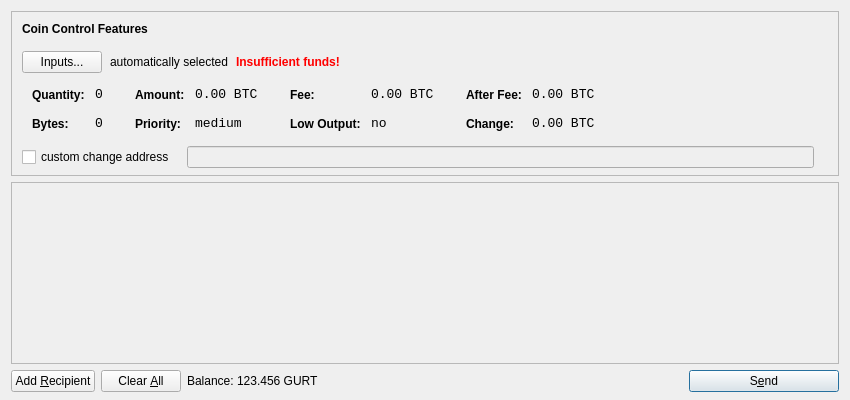
<?xml version="1.0" encoding="UTF-8"?>
<ui version="4.0">
 <class>SendCoinsDialog</class>
 <widget class="QDialog" name="SendCoinsDialog">
  <property name="geometry">
   <rect>
    <x>0</x>
    <y>0</y>
    <width>850</width>
    <height>400</height>
   </rect>
  </property>
  <property name="windowTitle">
   <string>Send Coins</string>
  </property>
  <layout class="QVBoxLayout" name="verticalLayout" stretch="0,1,0">
   <property name="bottomMargin">
    <number>8</number>
   </property>
   <item>
    <widget class="QFrame" name="frameCoinControl">
     <property name="sizePolicy">
      <sizepolicy hsizetype="Expanding" vsizetype="Expanding">
       <horstretch>0</horstretch>
       <verstretch>0</verstretch>
      </sizepolicy>
     </property>
     <property name="maximumSize">
      <size>
       <width>16777215</width>
       <height>16777215</height>
      </size>
     </property>
     <property name="frameShape">
      <enum>QFrame::StyledPanel</enum>
     </property>
     <property name="frameShadow">
      <enum>QFrame::Sunken</enum>
     </property>
     <layout class="QVBoxLayout" name="verticalLayoutCoinControl2">
      <property name="spacing">
       <number>-1</number>
      </property>
      <property name="leftMargin">
       <number>0</number>
      </property>
      <property name="topMargin">
       <number>0</number>
      </property>
      <property name="rightMargin">
       <number>0</number>
      </property>
      <property name="bottomMargin">
       <number>6</number>
      </property>
      <item>
       <layout class="QVBoxLayout" name="verticalLayoutCoinControl" stretch="0,0,0,0,1">
        <property name="spacing">
         <number>0</number>
        </property>
        <property name="leftMargin">
         <number>10</number>
        </property>
        <property name="topMargin">
         <number>10</number>
        </property>
        <item>
         <layout class="QHBoxLayout" name="horizontalLayoutCoinControl1">
          <property name="bottomMargin">
           <number>15</number>
          </property>
          <item>
           <widget class="QLabel" name="labelCoinControlFeatures">
            <property name="sizePolicy">
             <sizepolicy hsizetype="Preferred" vsizetype="Maximum">
              <horstretch>0</horstretch>
              <verstretch>0</verstretch>
             </sizepolicy>
            </property>
            <property name="font">
             <font>
              <weight>75</weight>
              <bold>true</bold>
             </font>
            </property>
            <property name="styleSheet">
             <string notr="true">font-weight:bold;</string>
            </property>
            <property name="text">
             <string>Coin Control Features</string>
            </property>
           </widget>
          </item>
         </layout>
        </item>
        <item>
         <layout class="QHBoxLayout" name="horizontalLayoutCoinControl2" stretch="0,0,0,0">
          <property name="spacing">
           <number>8</number>
          </property>
          <property name="bottomMargin">
           <number>10</number>
          </property>
          <item>
           <widget class="QPushButton" name="pushButtonCoinControl">
            <property name="styleSheet">
             <string notr="true"/>
            </property>
            <property name="text">
             <string>Inputs...</string>
            </property>
           </widget>
          </item>
          <item>
           <widget class="QLabel" name="labelCoinControlAutomaticallySelected">
            <property name="text">
             <string>automatically selected</string>
            </property>
            <property name="margin">
             <number>5</number>
            </property>
           </widget>
          </item>
          <item>
           <widget class="QLabel" name="labelCoinControlInsuffFunds">
            <property name="font">
             <font>
              <weight>75</weight>
              <bold>true</bold>
             </font>
            </property>
            <property name="styleSheet">
             <string notr="true">color:red;font-weight:bold;</string>
            </property>
            <property name="text">
             <string>Insufficient funds!</string>
            </property>
            <property name="margin">
             <number>5</number>
            </property>
           </widget>
          </item>
          <item>
           <spacer name="horizontalSpacerCoinControl">
            <property name="orientation">
             <enum>Qt::Horizontal</enum>
            </property>
            <property name="sizeHint" stdset="0">
             <size>
              <width>40</width>
              <height>1</height>
             </size>
            </property>
           </spacer>
          </item>
         </layout>
        </item>
        <item>
         <widget class="QWidget" name="widgetCoinControl" native="true">
          <property name="sizePolicy">
           <sizepolicy hsizetype="Preferred" vsizetype="Preferred">
            <horstretch>0</horstretch>
            <verstretch>0</verstretch>
           </sizepolicy>
          </property>
          <property name="minimumSize">
           <size>
            <width>0</width>
            <height>0</height>
           </size>
          </property>
          <property name="styleSheet">
           <string notr="true"/>
          </property>
          <layout class="QHBoxLayout" name="horizontalLayoutCoinControl5">
           <property name="margin">
            <number>0</number>
           </property>
           <item>
            <layout class="QHBoxLayout" name="horizontalLayoutCoinControl3" stretch="0,0,0,1">
             <property name="spacing">
              <number>20</number>
             </property>
             <property name="topMargin">
              <number>0</number>
             </property>
             <property name="bottomMargin">
              <number>10</number>
             </property>
             <item>
              <layout class="QFormLayout" name="formLayoutCoinControl1">
               <property name="horizontalSpacing">
                <number>10</number>
               </property>
               <property name="verticalSpacing">
                <number>14</number>
               </property>
               <property name="leftMargin">
                <number>10</number>
               </property>
               <property name="topMargin">
                <number>4</number>
               </property>
               <property name="rightMargin">
                <number>6</number>
               </property>
               <item row="0" column="0">
                <widget class="QLabel" name="labelCoinControlQuantityText">
                 <property name="styleSheet">
                  <string notr="true">font-weight:bold;</string>
                 </property>
                 <property name="text">
                  <string>Quantity:</string>
                 </property>
                 <property name="margin">
                  <number>0</number>
                 </property>
                </widget>
               </item>
               <item row="0" column="1">
                <widget class="QLabel" name="labelCoinControlQuantity">
                 <property name="font">
                  <font>
                   <family>Monospace</family>
                   <pointsize>10</pointsize>
                  </font>
                 </property>
                 <property name="cursor">
                  <cursorShape>IBeamCursor</cursorShape>
                 </property>
                 <property name="contextMenuPolicy">
                  <enum>Qt::ActionsContextMenu</enum>
                 </property>
                 <property name="text">
                  <string notr="true">0</string>
                 </property>
                 <property name="margin">
                  <number>0</number>
                 </property>
                 <property name="textInteractionFlags">
                  <set>Qt::LinksAccessibleByMouse|Qt::TextSelectableByKeyboard|Qt::TextSelectableByMouse</set>
                 </property>
                </widget>
               </item>
               <item row="1" column="0">
                <widget class="QLabel" name="labelCoinControlBytesText">
                 <property name="styleSheet">
                  <string notr="true">font-weight:bold;</string>
                 </property>
                 <property name="text">
                  <string>Bytes:</string>
                 </property>
                </widget>
               </item>
               <item row="1" column="1">
                <widget class="QLabel" name="labelCoinControlBytes">
                 <property name="font">
                  <font>
                   <family>Monospace</family>
                   <pointsize>10</pointsize>
                  </font>
                 </property>
                 <property name="cursor">
                  <cursorShape>IBeamCursor</cursorShape>
                 </property>
                 <property name="contextMenuPolicy">
                  <enum>Qt::ActionsContextMenu</enum>
                 </property>
                 <property name="text">
                  <string notr="true">0</string>
                 </property>
                 <property name="textInteractionFlags">
                  <set>Qt::LinksAccessibleByMouse|Qt::TextSelectableByKeyboard|Qt::TextSelectableByMouse</set>
                 </property>
                </widget>
               </item>
              </layout>
             </item>
             <item>
              <layout class="QFormLayout" name="formLayoutCoinControl2">
               <property name="horizontalSpacing">
                <number>10</number>
               </property>
               <property name="verticalSpacing">
                <number>14</number>
               </property>
               <property name="leftMargin">
                <number>6</number>
               </property>
               <property name="topMargin">
                <number>4</number>
               </property>
               <property name="rightMargin">
                <number>6</number>
               </property>
               <item row="0" column="0">
                <widget class="QLabel" name="labelCoinControlAmountText">
                 <property name="styleSheet">
                  <string notr="true">font-weight:bold;</string>
                 </property>
                 <property name="text">
                  <string>Amount:</string>
                 </property>
                 <property name="margin">
                  <number>0</number>
                 </property>
                </widget>
               </item>
               <item row="0" column="1">
                <widget class="QLabel" name="labelCoinControlAmount">
                 <property name="font">
                  <font>
                   <family>Monospace</family>
                   <pointsize>10</pointsize>
                  </font>
                 </property>
                 <property name="cursor">
                  <cursorShape>IBeamCursor</cursorShape>
                 </property>
                 <property name="contextMenuPolicy">
                  <enum>Qt::ActionsContextMenu</enum>
                 </property>
                 <property name="text">
                  <string notr="true">0.00 BTC</string>
                 </property>
                 <property name="textInteractionFlags">
                  <set>Qt::LinksAccessibleByMouse|Qt::TextSelectableByKeyboard|Qt::TextSelectableByMouse</set>
                 </property>
                </widget>
               </item>
               <item row="1" column="0">
                <widget class="QLabel" name="labelCoinControlPriorityText">
                 <property name="styleSheet">
                  <string notr="true">font-weight:bold;</string>
                 </property>
                 <property name="text">
                  <string>Priority:</string>
                 </property>
                </widget>
               </item>
               <item row="1" column="1">
                <widget class="QLabel" name="labelCoinControlPriority">
                 <property name="font">
                  <font>
                   <family>Monospace</family>
                   <pointsize>10</pointsize>
                  </font>
                 </property>
                 <property name="cursor">
                  <cursorShape>IBeamCursor</cursorShape>
                 </property>
                 <property name="contextMenuPolicy">
                  <enum>Qt::ActionsContextMenu</enum>
                 </property>
                 <property name="text">
                  <string>medium</string>
                 </property>
                 <property name="textInteractionFlags">
                  <set>Qt::LinksAccessibleByMouse|Qt::TextSelectableByKeyboard|Qt::TextSelectableByMouse</set>
                 </property>
                </widget>
               </item>
              </layout>
             </item>
             <item>
              <layout class="QFormLayout" name="formLayoutCoinControl3">
               <property name="horizontalSpacing">
                <number>10</number>
               </property>
               <property name="verticalSpacing">
                <number>14</number>
               </property>
               <property name="leftMargin">
                <number>6</number>
               </property>
               <property name="topMargin">
                <number>4</number>
               </property>
               <property name="rightMargin">
                <number>6</number>
               </property>
               <item row="0" column="0">
                <widget class="QLabel" name="labelCoinControlFeeText">
                 <property name="styleSheet">
                  <string notr="true">font-weight:bold;</string>
                 </property>
                 <property name="text">
                  <string>Fee:</string>
                 </property>
                 <property name="margin">
                  <number>0</number>
                 </property>
                </widget>
               </item>
               <item row="0" column="1">
                <widget class="QLabel" name="labelCoinControlFee">
                 <property name="font">
                  <font>
                   <family>Monospace</family>
                   <pointsize>10</pointsize>
                  </font>
                 </property>
                 <property name="cursor">
                  <cursorShape>IBeamCursor</cursorShape>
                 </property>
                 <property name="contextMenuPolicy">
                  <enum>Qt::ActionsContextMenu</enum>
                 </property>
                 <property name="text">
                  <string notr="true">0.00 BTC</string>
                 </property>
                 <property name="textInteractionFlags">
                  <set>Qt::LinksAccessibleByMouse|Qt::TextSelectableByKeyboard|Qt::TextSelectableByMouse</set>
                 </property>
                </widget>
               </item>
               <item row="1" column="0">
                <widget class="QLabel" name="labelCoinControlLowOutputText">
                 <property name="styleSheet">
                  <string notr="true">font-weight:bold;</string>
                 </property>
                 <property name="text">
                  <string>Low Output:</string>
                 </property>
                </widget>
               </item>
               <item row="1" column="1">
                <widget class="QLabel" name="labelCoinControlLowOutput">
                 <property name="font">
                  <font>
                   <family>Monospace</family>
                   <pointsize>10</pointsize>
                  </font>
                 </property>
                 <property name="cursor">
                  <cursorShape>IBeamCursor</cursorShape>
                 </property>
                 <property name="contextMenuPolicy">
                  <enum>Qt::ActionsContextMenu</enum>
                 </property>
                 <property name="text">
                  <string>no</string>
                 </property>
                 <property name="textInteractionFlags">
                  <set>Qt::LinksAccessibleByMouse|Qt::TextSelectableByKeyboard|Qt::TextSelectableByMouse</set>
                 </property>
                </widget>
               </item>
              </layout>
             </item>
             <item>
              <layout class="QFormLayout" name="formLayoutCoinControl4">
               <property name="horizontalSpacing">
                <number>10</number>
               </property>
               <property name="verticalSpacing">
                <number>14</number>
               </property>
               <property name="leftMargin">
                <number>6</number>
               </property>
               <property name="topMargin">
                <number>4</number>
               </property>
               <property name="rightMargin">
                <number>6</number>
               </property>
               <item row="0" column="0">
                <widget class="QLabel" name="labelCoinControlAfterFeeText">
                 <property name="styleSheet">
                  <string notr="true">font-weight:bold;</string>
                 </property>
                 <property name="text">
                  <string>After Fee:</string>
                 </property>
                 <property name="margin">
                  <number>0</number>
                 </property>
                </widget>
               </item>
               <item row="0" column="1">
                <widget class="QLabel" name="labelCoinControlAfterFee">
                 <property name="font">
                  <font>
                   <family>Monospace</family>
                   <pointsize>10</pointsize>
                  </font>
                 </property>
                 <property name="cursor">
                  <cursorShape>IBeamCursor</cursorShape>
                 </property>
                 <property name="contextMenuPolicy">
                  <enum>Qt::ActionsContextMenu</enum>
                 </property>
                 <property name="text">
                  <string notr="true">0.00 BTC</string>
                 </property>
                 <property name="textInteractionFlags">
                  <set>Qt::LinksAccessibleByMouse|Qt::TextSelectableByKeyboard|Qt::TextSelectableByMouse</set>
                 </property>
                </widget>
               </item>
               <item row="1" column="0">
                <widget class="QLabel" name="labelCoinControlChangeText">
                 <property name="styleSheet">
                  <string notr="true">font-weight:bold;</string>
                 </property>
                 <property name="text">
                  <string>Change:</string>
                 </property>
                </widget>
               </item>
               <item row="1" column="1">
                <widget class="QLabel" name="labelCoinControlChange">
                 <property name="font">
                  <font>
                   <family>Monospace</family>
                   <pointsize>10</pointsize>
                  </font>
                 </property>
                 <property name="cursor">
                  <cursorShape>IBeamCursor</cursorShape>
                 </property>
                 <property name="contextMenuPolicy">
                  <enum>Qt::ActionsContextMenu</enum>
                 </property>
                 <property name="text">
                  <string notr="true">0.00 BTC</string>
                 </property>
                 <property name="textInteractionFlags">
                  <set>Qt::LinksAccessibleByMouse|Qt::TextSelectableByKeyboard|Qt::TextSelectableByMouse</set>
                 </property>
                </widget>
               </item>
              </layout>
             </item>
            </layout>
           </item>
          </layout>
         </widget>
        </item>
        <item>
         <layout class="QHBoxLayout" name="horizontalLayoutCoinControl4" stretch="0,0,0">
          <property name="spacing">
           <number>12</number>
          </property>
          <property name="sizeConstraint">
           <enum>QLayout::SetDefaultConstraint</enum>
          </property>
          <property name="topMargin">
           <number>5</number>
          </property>
          <property name="rightMargin">
           <number>5</number>
          </property>
          <item>
           <widget class="QCheckBox" name="checkBoxCoinControlChange">
            <property name="text">
             <string>custom change address</string>
            </property>
           </widget>
          </item>
          <item>
           <widget class="QLineEdit" name="lineEditCoinControlChange">
            <property name="enabled">
             <bool>false</bool>
            </property>
            <property name="sizePolicy">
             <sizepolicy hsizetype="Expanding" vsizetype="Fixed">
              <horstretch>0</horstretch>
              <verstretch>0</verstretch>
             </sizepolicy>
            </property>
           </widget>
          </item>
          <item>
           <widget class="QLabel" name="labelCoinControlChangeLabel">
            <property name="sizePolicy">
             <sizepolicy hsizetype="Preferred" vsizetype="Expanding">
              <horstretch>0</horstretch>
              <verstretch>0</verstretch>
             </sizepolicy>
            </property>
            <property name="minimumSize">
             <size>
              <width>0</width>
              <height>0</height>
             </size>
            </property>
            <property name="text">
             <string/>
            </property>
            <property name="margin">
             <number>3</number>
            </property>
           </widget>
          </item>
         </layout>
        </item>
        <item>
         <spacer name="verticalSpacerCoinControl">
          <property name="orientation">
           <enum>Qt::Vertical</enum>
          </property>
          <property name="sizeHint" stdset="0">
           <size>
            <width>800</width>
            <height>1</height>
           </size>
          </property>
         </spacer>
        </item>
       </layout>
      </item>
     </layout>
    </widget>
   </item>
   <item>
    <widget class="QScrollArea" name="scrollArea">
     <property name="widgetResizable">
      <bool>true</bool>
     </property>
     <widget class="QWidget" name="scrollAreaWidgetContents">
      <property name="geometry">
       <rect>
        <x>0</x>
        <y>0</y>
        <width>830</width>
        <height>165</height>
       </rect>
      </property>
      <layout class="QVBoxLayout" name="verticalLayout_2">
       <property name="margin">
        <number>0</number>
       </property>
       <item>
        <layout class="QVBoxLayout" name="entries">
         <property name="spacing">
          <number>6</number>
         </property>
        </layout>
       </item>
       <item>
        <spacer name="verticalSpacer">
         <property name="orientation">
          <enum>Qt::Vertical</enum>
         </property>
         <property name="sizeHint" stdset="0">
          <size>
           <width>20</width>
           <height>40</height>
          </size>
         </property>
        </spacer>
       </item>
      </layout>
     </widget>
    </widget>
   </item>
   <item>
    <layout class="QHBoxLayout" name="horizontalLayout">
     <item>
      <widget class="QPushButton" name="addButton">
       <property name="toolTip">
        <string>Send to multiple recipients at once</string>
       </property>
       <property name="text">
        <string>Add &amp;Recipient</string>
       </property>
       <property name="icon">
        <iconset resource="../bitcoin.qrc">
         <normaloff>:/icons/add</normaloff>:/icons/add</iconset>
       </property>
       <property name="autoDefault">
        <bool>false</bool>
       </property>
      </widget>
     </item>
     <item>
      <widget class="QPushButton" name="clearButton">
       <property name="sizePolicy">
        <sizepolicy hsizetype="Minimum" vsizetype="Fixed">
         <horstretch>0</horstretch>
         <verstretch>0</verstretch>
        </sizepolicy>
       </property>
       <property name="toolTip">
        <string>Remove all transaction fields</string>
       </property>
       <property name="text">
        <string>Clear &amp;All</string>
       </property>
       <property name="icon">
        <iconset resource="../bitcoin.qrc">
         <normaloff>:/icons/remove</normaloff>:/icons/remove</iconset>
       </property>
       <property name="autoRepeatDelay">
        <number>300</number>
       </property>
       <property name="autoDefault">
        <bool>false</bool>
       </property>
      </widget>
     </item>
     <item>
      <layout class="QHBoxLayout" name="horizontalLayout_2">
       <property name="spacing">
        <number>3</number>
       </property>
       <item>
        <widget class="QLabel" name="label">
         <property name="text">
          <string>Balance:</string>
         </property>
        </widget>
       </item>
       <item>
        <widget class="QLabel" name="labelBalance">
         <property name="cursor">
          <cursorShape>IBeamCursor</cursorShape>
         </property>
         <property name="text">
          <string>123.456 GURT</string>
         </property>
         <property name="textInteractionFlags">
          <set>Qt::LinksAccessibleByMouse|Qt::TextSelectableByKeyboard|Qt::TextSelectableByMouse</set>
         </property>
        </widget>
       </item>
      </layout>
     </item>
     <item>
      <spacer name="horizontalSpacer">
       <property name="orientation">
        <enum>Qt::Horizontal</enum>
       </property>
       <property name="sizeHint" stdset="0">
        <size>
         <width>40</width>
         <height>20</height>
        </size>
       </property>
      </spacer>
     </item>
     <item>
      <widget class="QPushButton" name="sendButton">
       <property name="minimumSize">
        <size>
         <width>150</width>
         <height>0</height>
        </size>
       </property>
       <property name="toolTip">
        <string>Confirm the send action</string>
       </property>
       <property name="text">
        <string>S&amp;end</string>
       </property>
       <property name="icon">
        <iconset resource="../bitcoin.qrc">
         <normaloff>:/icons/send</normaloff>:/icons/send</iconset>
       </property>
       <property name="default">
        <bool>true</bool>
       </property>
      </widget>
     </item>
    </layout>
   </item>
  </layout>
 </widget>
 <resources>
  <include location="../bitcoin.qrc"/>
 </resources>
 <connections/>
</ui>
